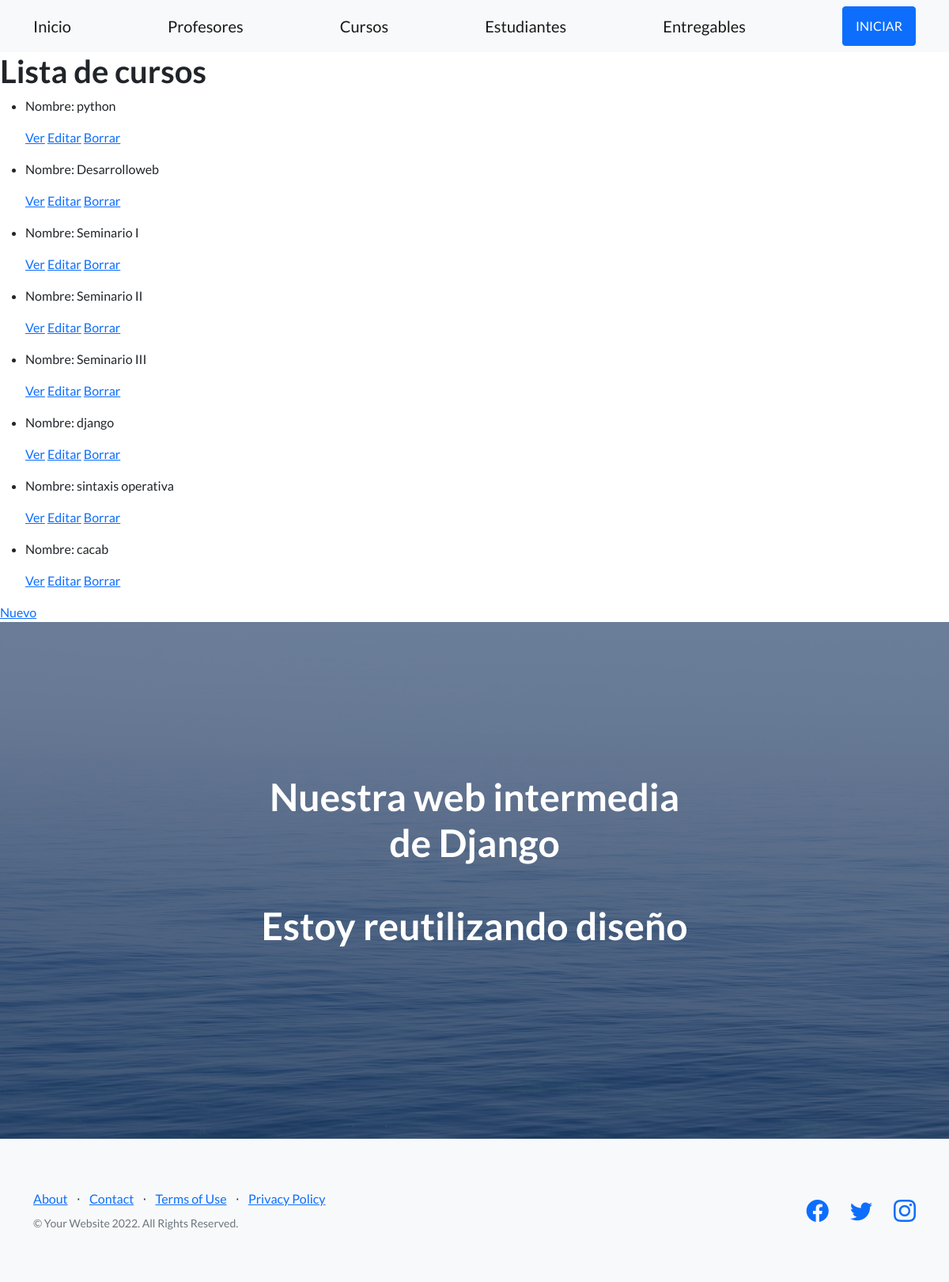
The page /AppCoder/curso/list on the database as committed earlier.
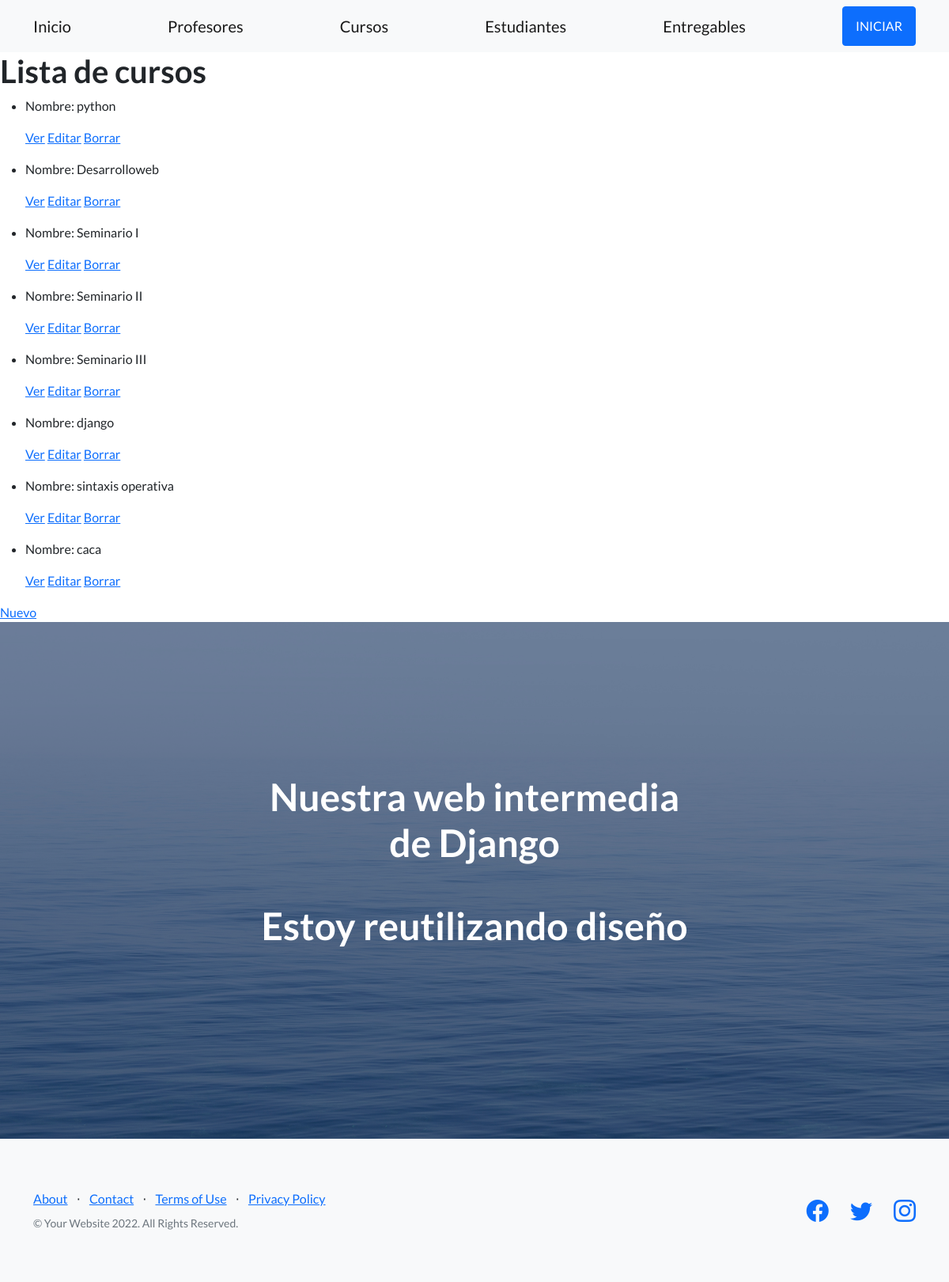
The same page on the database as committed later.
### AppCoder/models.py (models this page shows)
class Curso(models.Model):
    nombre=models.CharField(max_length=40)
    camada=models.IntegerField()

### AppCoder/views.py (the view)
# urls.py: path('curso/list', views.CursoList.as_view(), name='List'),
class CursoList(ListView):
   model = Curso
   template_name = "AppCoder/cursos_list.html"

### AppCoder/templates/AppCoder/cursos_list.html
{% extends "AppCoder/padre.html" %}
{% load static %}
{% block contenidoQueCambia %}
<h1>Lista de cursos</h1>
<ul>
    {% for curso in object_list %}
        <li>
            <p>Nombre: {{ curso.nombre }} </p>
            <p>
            <a href="{% url 'Detail' curso.id %}">Ver</a>
            <a href="{% url 'Edit' curso.id %}">Editar</a>
            <a href="{% url 'Delete' curso.id %}">Borrar</a>
            </p>
        </li>
    {% endfor %}
</ul>
<a href="{% url 'New' %}"> Nuevo</a>
{% endblock%}

Rows that differ between the two databases and show on the page:
removed Curso: nombre "cacab"
added Curso: nombre "caca"
